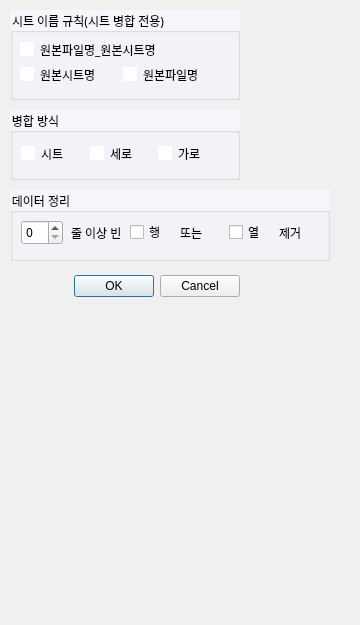
<?xml version="1.0" encoding="UTF-8"?>
<ui version="4.0">
 <class>Dialog</class>
 <widget class="QDialog" name="Dialog">
  <property name="geometry">
   <rect>
    <x>0</x>
    <y>0</y>
    <width>360</width>
    <height>625</height>
   </rect>
  </property>
  <property name="minimumSize">
   <size>
    <width>360</width>
    <height>625</height>
   </size>
  </property>
  <property name="maximumSize">
   <size>
    <width>360</width>
    <height>625</height>
   </size>
  </property>
  <property name="font">
   <font>
    <family>Noto Sans</family>
    <pointsize>9</pointsize>
   </font>
  </property>
  <property name="windowTitle">
   <string>Options</string>
  </property>
  <property name="windowIcon">
   <iconset>
    <normaloff>../../.designer/backup/lib/logo.png</normaloff>../../.designer/backup/lib/logo.png</iconset>
  </property>
  <property name="styleSheet">
   <string notr="true">* {
font-family: &quot;Noto Sans&quot;;
font-size: 9pt;
}


QDialog {
    background-color: #f0f0f0;
}

QGroupBox {
background-color: rgb(244, 246, 251)
}

QListView {
background-color: #ffffff;
}

/* RadioButton 기본 indicator 스타일 */
QRadioButton::indicator:unchecked {
background-color: white;
border: 2px solid white;
}
/* 선택 시 색깔 */
QRadioButton::indicator:checked {
background-color: black;
border: 2px solid white;
}</string>
  </property>
  <widget class="QDialogButtonBox" name="buttonBox">
   <property name="geometry">
    <rect>
     <x>70</x>
     <y>270</y>
     <width>170</width>
     <height>32</height>
    </rect>
   </property>
   <property name="font">
    <font>
     <family>Noto Sans</family>
     <pointsize>9</pointsize>
    </font>
   </property>
   <property name="orientation">
    <enum>Qt::Orientation::Horizontal</enum>
   </property>
   <property name="standardButtons">
    <set>QDialogButtonBox::StandardButton::Cancel|QDialogButtonBox::StandardButton::Ok</set>
   </property>
  </widget>
  <widget class="QGroupBox" name="groupBox">
   <property name="geometry">
    <rect>
     <x>10</x>
     <y>110</y>
     <width>230</width>
     <height>70</height>
    </rect>
   </property>
   <property name="font">
    <font>
     <family>Noto Sans</family>
     <pointsize>9</pointsize>
    </font>
   </property>
   <property name="title">
    <string>병합 방식</string>
   </property>
   <widget class="QWidget" name="layoutWidget">
    <property name="geometry">
     <rect>
      <x>11</x>
      <y>29</y>
      <width>200</width>
      <height>29</height>
     </rect>
    </property>
    <property name="font">
     <font>
      <family>Noto Sans</family>
      <pointsize>9</pointsize>
     </font>
    </property>
    <layout class="QHBoxLayout" name="horizontalLayout">
     <item>
      <widget class="QRadioButton" name="radioButtonSheet">
       <property name="font">
        <font>
         <family>Noto Sans</family>
         <pointsize>9</pointsize>
        </font>
       </property>
       <property name="text">
        <string>시트</string>
       </property>
       <property name="shortcut">
        <string>A</string>
       </property>
      </widget>
     </item>
     <item>
      <widget class="QRadioButton" name="radioButtonVertical">
       <property name="font">
        <font>
         <family>Noto Sans</family>
         <pointsize>9</pointsize>
        </font>
       </property>
       <property name="text">
        <string>세로</string>
       </property>
       <property name="shortcut">
        <string>S</string>
       </property>
      </widget>
     </item>
     <item>
      <widget class="QRadioButton" name="radioButtonHorizontal">
       <property name="font">
        <font>
         <family>Noto Sans</family>
         <pointsize>9</pointsize>
        </font>
       </property>
       <property name="text">
        <string>가로</string>
       </property>
       <property name="shortcut">
        <string>D</string>
       </property>
      </widget>
     </item>
    </layout>
   </widget>
  </widget>
  <widget class="QGroupBox" name="groupBox_3">
   <property name="geometry">
    <rect>
     <x>10</x>
     <y>190</y>
     <width>320</width>
     <height>71</height>
    </rect>
   </property>
   <property name="font">
    <font>
     <family>Noto Sans</family>
     <pointsize>9</pointsize>
    </font>
   </property>
   <property name="title">
    <string>데이터 정리</string>
   </property>
   <widget class="QWidget" name="layoutWidget">
    <property name="geometry">
     <rect>
      <x>11</x>
      <y>28</y>
      <width>300</width>
      <height>29</height>
     </rect>
    </property>
    <property name="font">
     <font>
      <family>Noto Sans</family>
      <pointsize>9</pointsize>
     </font>
    </property>
    <layout class="QHBoxLayout" name="horizontalLayout_2">
     <property name="spacing">
      <number>8</number>
     </property>
     <item>
      <widget class="QSpinBox" name="spinBoxEmpty">
       <property name="font">
        <font>
         <family>Noto Sans</family>
         <pointsize>9</pointsize>
        </font>
       </property>
      </widget>
     </item>
     <item>
      <widget class="QLabel" name="label_3">
       <property name="font">
        <font>
         <family>Noto Sans</family>
         <pointsize>9</pointsize>
        </font>
       </property>
       <property name="text">
        <string>줄 이상 빈</string>
       </property>
      </widget>
     </item>
     <item>
      <widget class="QCheckBox" name="checkBoxEmptyRow">
       <property name="font">
        <font>
         <family>Noto Sans</family>
         <pointsize>9</pointsize>
        </font>
       </property>
       <property name="text">
        <string>행</string>
       </property>
       <property name="shortcut">
        <string>Z</string>
       </property>
      </widget>
     </item>
     <item>
      <widget class="QLabel" name="label">
       <property name="font">
        <font>
         <family>Noto Sans</family>
         <pointsize>9</pointsize>
        </font>
       </property>
       <property name="text">
        <string>또는</string>
       </property>
      </widget>
     </item>
     <item>
      <widget class="QCheckBox" name="checkBoxEmptyColumn">
       <property name="font">
        <font>
         <family>Noto Sans</family>
         <pointsize>9</pointsize>
        </font>
       </property>
       <property name="text">
        <string>열</string>
       </property>
       <property name="shortcut">
        <string>X</string>
       </property>
      </widget>
     </item>
     <item>
      <widget class="QLabel" name="label_2">
       <property name="font">
        <font>
         <family>Noto Sans</family>
         <pointsize>9</pointsize>
        </font>
       </property>
       <property name="text">
        <string>제거</string>
       </property>
      </widget>
     </item>
    </layout>
   </widget>
  </widget>
  <widget class="QGroupBox" name="groupBox_4">
   <property name="geometry">
    <rect>
     <x>10</x>
     <y>10</y>
     <width>230</width>
     <height>90</height>
    </rect>
   </property>
   <property name="font">
    <font>
     <family>Noto Sans</family>
     <pointsize>9</pointsize>
    </font>
   </property>
   <property name="title">
    <string>시트 이름 규칙(시트 병합 전용)</string>
   </property>
   <widget class="QWidget" name="layoutWidget">
    <property name="geometry">
     <rect>
      <x>10</x>
      <y>30</y>
      <width>200</width>
      <height>44</height>
     </rect>
    </property>
    <layout class="QGridLayout" name="gridLayout">
     <item row="0" column="0" colspan="2">
      <widget class="QRadioButton" name="radioButtonOriginalBoth">
       <property name="font">
        <font>
         <family>Noto Sans</family>
         <pointsize>9</pointsize>
        </font>
       </property>
       <property name="styleSheet">
        <string notr="true"/>
       </property>
       <property name="text">
        <string>원본파일명_원본시트명</string>
       </property>
       <property name="shortcut">
        <string>Q</string>
       </property>
      </widget>
     </item>
     <item row="1" column="0">
      <widget class="QRadioButton" name="radioButtonOriginalSheet">
       <property name="font">
        <font>
         <family>Noto Sans</family>
         <pointsize>9</pointsize>
        </font>
       </property>
       <property name="styleSheet">
        <string notr="true"/>
       </property>
       <property name="text">
        <string>원본시트명</string>
       </property>
       <property name="shortcut">
        <string>W</string>
       </property>
      </widget>
     </item>
     <item row="1" column="1">
      <widget class="QRadioButton" name="radioButtonOriginalFileName">
       <property name="font">
        <font>
         <family>Noto Sans</family>
         <pointsize>9</pointsize>
        </font>
       </property>
       <property name="styleSheet">
        <string notr="true"/>
       </property>
       <property name="text">
        <string>원본파일명</string>
       </property>
       <property name="shortcut">
        <string>Ctrl+S</string>
       </property>
      </widget>
     </item>
    </layout>
   </widget>
  </widget>
  <zorder>groupBox_4</zorder>
  <zorder>buttonBox</zorder>
  <zorder>groupBox</zorder>
  <zorder>groupBox_3</zorder>
 </widget>
 <resources/>
 <connections>
  <connection>
   <sender>buttonBox</sender>
   <signal>accepted()</signal>
   <receiver>Dialog</receiver>
   <slot>accept()</slot>
   <hints>
    <hint type="sourcelabel">
     <x>248</x>
     <y>254</y>
    </hint>
    <hint type="destinationlabel">
     <x>157</x>
     <y>274</y>
    </hint>
   </hints>
  </connection>
  <connection>
   <sender>buttonBox</sender>
   <signal>rejected()</signal>
   <receiver>Dialog</receiver>
   <slot>reject()</slot>
   <hints>
    <hint type="sourcelabel">
     <x>316</x>
     <y>260</y>
    </hint>
    <hint type="destinationlabel">
     <x>286</x>
     <y>274</y>
    </hint>
   </hints>
  </connection>
 </connections>
</ui>
